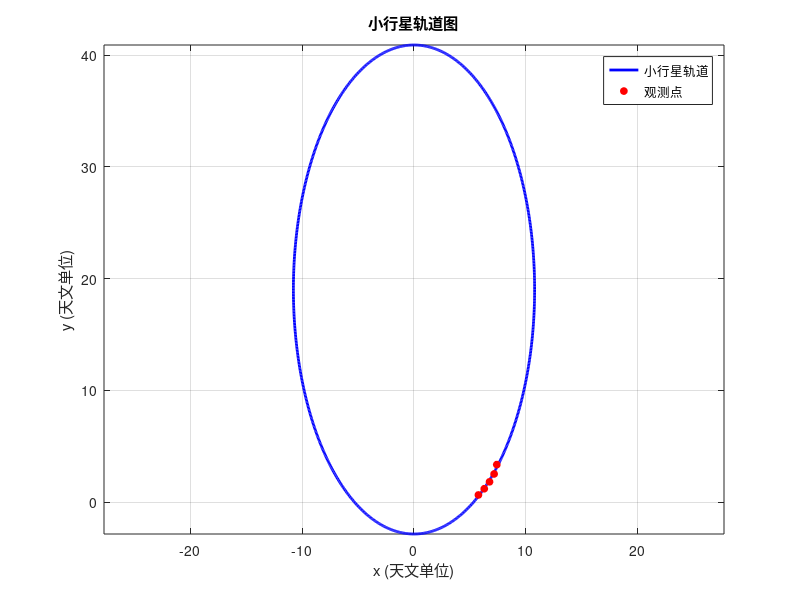

MATLAB code to generate this figure:
% 观测点数据
x_data = [5.764, 6.286, 6.759, 7.168, 7.408];
y_data = [0.648, 1.202, 1.823, 2.526, 3.360];

fun = @(anss) arrayfun(@(x,y) sqrt(x.^2+(y-anss(1)).^2)+sqrt(x.^2+y.^2)-2*anss(2),...
    x_data,y_data);
init_guess = [17,30];
ans_sol = fsolve(fun,init_guess);
c = ans_sol(1)*0.5;
a = ans_sol(2);
fprintf('a = %.3f\n',a);

b = sqrt(a.^2-c.^2);
fprintf('b = %.3f\n', b);
fprintf('c = %.3f\n', c);
theta = linspace(0, 2*pi, 1000);

% 椭圆方程
x_ellipse = b * cos(theta);
y_ellipse = a * sin(theta);

% 平移椭圆使焦点位于原点（太阳的位置）
y_ellipse_shifted = y_ellipse + c;

% 绘制图形
figure;
plot(x_ellipse, y_ellipse_shifted, 'b-', 'LineWidth', 2); % 椭圆轨道
hold on;
plot(x_data, y_data, 'ro', 'MarkerSize', 5, 'MarkerFaceColor', 'r'); % 观测点

% 标注
title('小行星轨道图');
xlabel('x (天文单位)');
ylabel('y (天文单位)');
legend('小行星轨道', '观测点', 'Location', 'Best');
axis equal;
grid on;
